Frame 1 (no input): blank canvas, image omitted
Frame 60 (the mouse pressed at the canvas centre just before this capture): blank canvas, image omitted
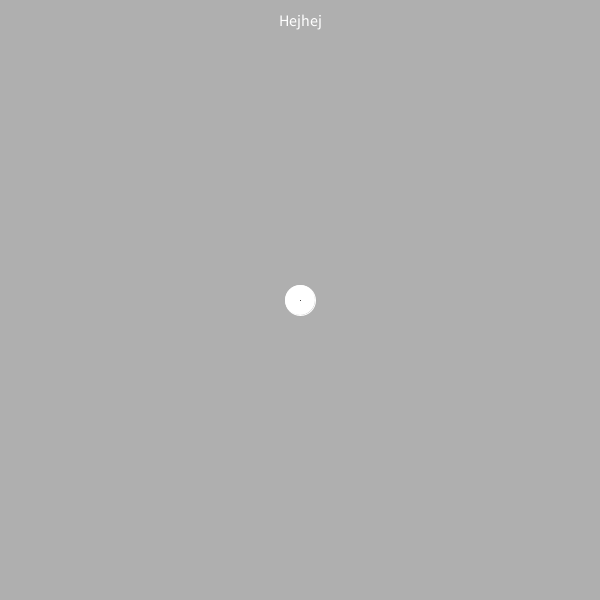
Frame 120 (the mouse held since frame 60 and released just before this capture)

The Processing sketch whose frames 1 and 60 were blank and that drew this single picture after the mouse press (run headless with seeded random() and noise(); from frame 60 on, the mouse is pressed at the canvas centre):

// Processing sketch: TrigoAllInOne
// ── TrigoAllInOne.pde
IntList clicked;
ArrayList<PVector> Vectors = new ArrayList<PVector>();
PVector pvec = new PVector();
PVector mus = new PVector();
float a;
String Msg;
ArrayList<Dott> Dots = new ArrayList<Dott>();
ArrayList<Triangle> Tris = new ArrayList<Triangle>();

void setup() {
  size(600, 600);
  stroke(255);
  SetText();
  Msg = "Hejhej";
  handleradius = 20;
}

void draw() {
  mus = new PVector(mouseX, mouseY);
  background(175);
  for (Dott dott : Dots) {
    dott.drawDott();
    dott.update();
  }
  for (Triangle tri : Tris) {
    tri.drawTri();
  }
  fill(255);
  DrawText(Msg);
}

float distVecMouse(PVector vec) {
  float d= sqrt((vec.x-mouseX)+(vec.y-mouseY));
  return d;
}

float distVecVec(PVector v1,PVector v2) {
  float d= sqrt((v1.x-v2.x)+(v1.y-v2.y));
  print(d);
  return d;
}

void mouseMoved() {
  Msg = mouseX + " " + mouseY;
  if (Dots.size() > 0) {
    Dott d = Dots.get(Dots.size()-1);
    Msg += " " + d.pos.dist(mus);
  }
  for (int i = 0; i <Vectors.size(); i++) {
    PVector vect = Vectors.get(i);
    if (distVecMouse(vect)<5);
    continue;
  }
}
void SetText(){textAlign(CENTER, CENTER);textSize(16);}

void DrawText(String debugString){text(debugString, width/2, 20);}
int globalIndex;
int handleradius;
class Dott {
  int index;
  PVector pos;
  PVector fwd;
  Dott (int x, int y) {
    // Om tredje punkten Skapa en triangel
    // Annars skapa punkt
    index = globalIndex++;
    pos = new PVector(x, y);
    fwd = new PVector(mouseX, mouseY);
  }
  void drawDott() {
    stroke(255);
    fill(255);
    ellipse(pos.x, pos.y, 30, 30);
    stroke(0);
    line(pos.x, pos.y, pos.x+fwd.x, pos.y+fwd.y);
    fill(0);
  }
  void update() {
    if (index == Dots.size()-1) {
      // Om det är den sista punkten i listan
      // Peka mot musen
      fwd = new PVector(mouseX, mouseY);
      fwd.sub(pos);
      fwd.normalize();
      fwd.mult(pos.dist(mus));
    } else if (index < Dots.size()-1)
      // För alla andra punkter i listan
      // Peka mot nästa punkt
    {
      Dott d = Dots.get(index+1);
      fwd = new PVector(d.pos.x, d.pos.y);
      fwd.sub(pos);
    }
  }
}

class Triangle {
  Dott[] dotts = new Dott[3];
  float[] sides = new float[3];

  PVector[] mpv = new PVector[3];

  Triangle (Dott a, Dott b, Dott c) {
    dotts[0] = a;
    dotts[1] = b;
    dotts[2] = c;

    update();
  }

  void update() {
    for (int i=0; i<=2; i++) {
      if (i == 0 || i == 1) {
        mpv[i] = PVector.lerp(dotts[i].pos, dotts[i+1].pos, 0.5);
      } else {
        mpv[i] = PVector.lerp(dotts[i].pos, dotts[0].pos, 0.5);
      }
      sides[0] = dotts[0].pos.dist(dotts[1].pos);
      sides[1] = dotts[1].pos.dist(dotts[2].pos);
      sides[2] = dotts[2].pos.dist(dotts[0].pos);
      printArray(sides);
    }
  }

  void moveHandle(int who) {
    dotts[who].pos=mus;
    update();
  }

  void drawTri() {
    float[] ang = new float[2];
    fill(255);
    triangle(dotts[0].pos.x, dotts[0].pos.y, dotts[1].pos.x, dotts[1].pos.y, dotts[2].pos.x, dotts[2].pos.y);
    int i = 4;
    for (Dott d : dotts) {
      fill(255);
      circle(d.pos.x, d.pos.y, handleradius*2);
      fill(0);
      text(degreeFromSides(sides[(i-1)%3],sides[i%3],sides[(i+1)%3]), d.pos.x, d.pos.y);
      fill(255, 0, 0);
      i++;
    }
    // Print distances
    i=0;
    for (PVector mv : mpv) {
      if (i < 2)
      {
        text(sides[i], mv.x, mv.y);
        //text(dotts[i].pos.dist(dotts[i+1].pos), mv.x, mv.y);
      } else if (i == 2) {
        text(sides[i], mv.x, mv.y);
        //text(dotts[0].pos.dist(dotts[2].pos), mv.x, mv.y);
        //println();
      }
      i++;
    }
    circle(center(mpv).x, center(mpv).y, 10);
  }
  PVector center(PVector[] cvps) {
    PVector rvps = new PVector((cvps[0].x+cvps[1].x+cvps[2].x)/3, (cvps[0].y+cvps[1].y+cvps[2].y)/3);
    return rvps;
  }
  void yield() {
    //println("Jag är en triangel.");
  }
}
int[] mouseOverHandle() {
  int[] ret = new int[]{-1, -1};
  int i = 0;
  for (Triangle tri : Tris) {
    for (Dott d : tri.dotts) {
      if (d.pos.dist(mus)<handleradius) {
        ret[0] = i;
        ret[1] = d.index;
        return ret;
      }
    }
    i++;
  }
  return ret;
}
int K = 0;
int k = 0;
int[] wHandleHold = new int[2];
boolean holding = false;
void mousePressed() {
  wHandleHold = mouseOverHandle();
  if (Tris.size()>0 && wHandleHold[0] >= 0) {
    holding = true;
  } else if (Dots.size()==2) {
    // Om tre punkter skapa triangel och rensa punkter
    Dots.add(new Dott(mouseX, mouseY));
    Vectors.add(new PVector(mouseX, mouseY));

    Tris.add(new Triangle(Dots.get(0), Dots.get(1), Dots.get(2)));
    Dots.removeAll(Dots);
    globalIndex = 0;
  } else {
    // Om INTE tre punkter skapa punkt.
    Dots.add(new Dott(mouseX, mouseY));
    Vectors.add(new PVector(mouseX, mouseY));
  }
  //println(Dots.size());
}
void mouseDragged() 
{
  if (holding) {
    Triangle tri = Tris.get(wHandleHold[0]);
    tri.moveHandle(wHandleHold[1]);
  }
}
void mouseReleased() 
{
  holding = false;
}
void keyPressed() {
  if (key == '+') {
    K++;
  } else if (key == '-') {
    K--;
  }
  k=K%3;
  //println(K + " " + k);
}
float radFromSides(float a, float b, float c) {
  //float sidea = a;
  //float sideb = b;
  //float sidec = c;
  float divider = 2*a*c;
  float B = acos((pow(a,2)+pow(c,2)-pow(b,2))/divider);
  return B;
}

float degreeFromSides(float a, float b, float c) {
  //float sidea = a;
  //float sideb = b;
  //float sidec = c;
  float divider = 2*a*c;
  float ac = acos((pow(a,2)+pow(c,2)-pow(b,2))/divider);
  float B = degrees(ac);
  return B;
}
